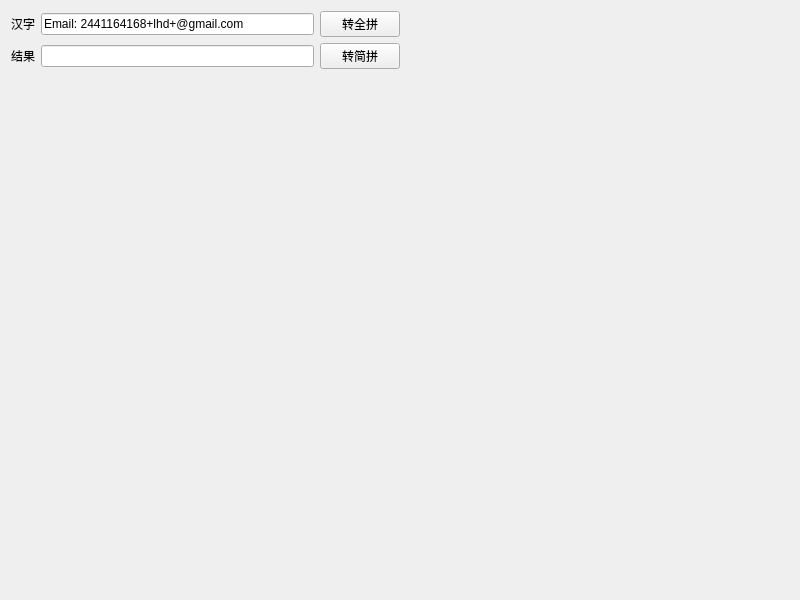
<?xml version="1.0" encoding="UTF-8"?>
<ui version="4.0">
 <class>frmZhToPY</class>
 <widget class="QWidget" name="frmZhToPY">
  <property name="geometry">
   <rect>
    <x>0</x>
    <y>0</y>
    <width>800</width>
    <height>600</height>
   </rect>
  </property>
  <property name="windowTitle">
   <string>Form</string>
  </property>
  <layout class="QGridLayout" name="gridLayout_2">
   <item row="0" column="0">
    <widget class="QWidget" name="widget" native="true">
     <layout class="QGridLayout" name="gridLayout">
      <property name="leftMargin">
       <number>0</number>
      </property>
      <property name="topMargin">
       <number>0</number>
      </property>
      <property name="rightMargin">
       <number>0</number>
      </property>
      <property name="bottomMargin">
       <number>0</number>
      </property>
      <item row="0" column="2">
       <widget class="QPushButton" name="btnPY">
        <property name="text">
         <string>转全拼</string>
        </property>
       </widget>
      </item>
      <item row="0" column="1">
       <widget class="QLineEdit" name="txtChinese">
        <property name="text">
         <string>Email: 2441164168+lhd+@gmail.com</string>
        </property>
       </widget>
      </item>
      <item row="0" column="0">
       <widget class="QLabel" name="labChinese">
        <property name="text">
         <string>汉字</string>
        </property>
       </widget>
      </item>
      <item row="1" column="1">
       <widget class="QLineEdit" name="txtResult"/>
      </item>
      <item row="1" column="0">
       <widget class="QLabel" name="labResult">
        <property name="text">
         <string>结果</string>
        </property>
       </widget>
      </item>
      <item row="1" column="2">
       <widget class="QPushButton" name="btnJP">
        <property name="text">
         <string>转简拼</string>
        </property>
       </widget>
      </item>
     </layout>
    </widget>
   </item>
   <item row="0" column="1">
    <spacer name="horizontalSpacer">
     <property name="orientation">
      <enum>Qt::Horizontal</enum>
     </property>
     <property name="sizeHint" stdset="0">
      <size>
       <width>59</width>
       <height>20</height>
      </size>
     </property>
    </spacer>
   </item>
   <item row="1" column="0">
    <spacer name="verticalSpacer">
     <property name="orientation">
      <enum>Qt::Vertical</enum>
     </property>
     <property name="sizeHint" stdset="0">
      <size>
       <width>20</width>
       <height>203</height>
      </size>
     </property>
    </spacer>
   </item>
  </layout>
 </widget>
 <resources/>
 <connections/>
</ui>
